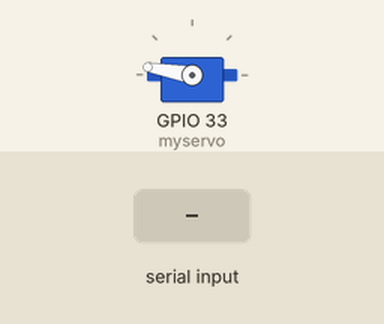
Recording of a sketch running on a simulated ESP32. Shown: servo. Inputs (shaded band) come from the test bench.

Above: at 1.2 s.
1.3 s: "90,45\n" received over Serial
At 1.36 s:
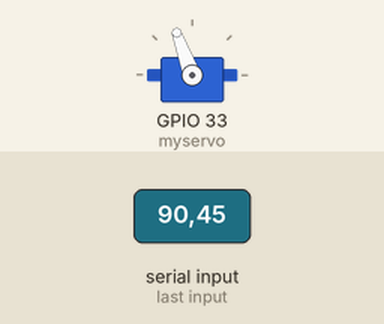
Timing chart, 0 to 4.3 s (numbered marks = the images above; inputs shaded):
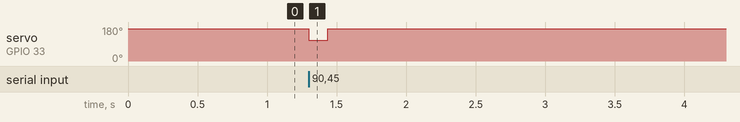

The sketch:

AutObturador.ino
```cpp
#include <ESP32Servo.h>
//#define BUTTON D0

Servo myservo;  // crea el objeto servo

int pos = 0;    // posicion del servo
volatile int t = 0;
int t0, tf = 0;

int time2rotate = 0; //ms86
/*
ICACHE_RAM_ATTR void cambio() {
  t = millis();
  Serial.print("t: ");
  Serial.println(t0);
}*/

void setup() {
  Serial.begin(9600);
  ESP32PWM::allocateTimer(0);
  ESP32PWM::allocateTimer(1);
  ESP32PWM::allocateTimer(2);
  ESP32PWM::allocateTimer(3);
   myservo.attach(33);  // vincula el servo al pin digital 9
   myservo.write(170);
   //pinMode(BUTTON, INPUT_PULLUP);

   //attachInterrupt(digitalPinToInterrupt(BUTTON), cambio, CHANGE);

}

void loop() {
   //varia la posicion de 0 a 180, con esperas de 15ms
  if (Serial.available()>0){

    int val = Serial.parseInt() + time2rotate;

    myservo.write(110);
    delay(val);
    myservo.write(170);

  }
}
```

Measured:
- after the input at 1.3 s, servo on GPIO 33 (myservo): 170° → 110° at once, → 170° 0.14 s later
